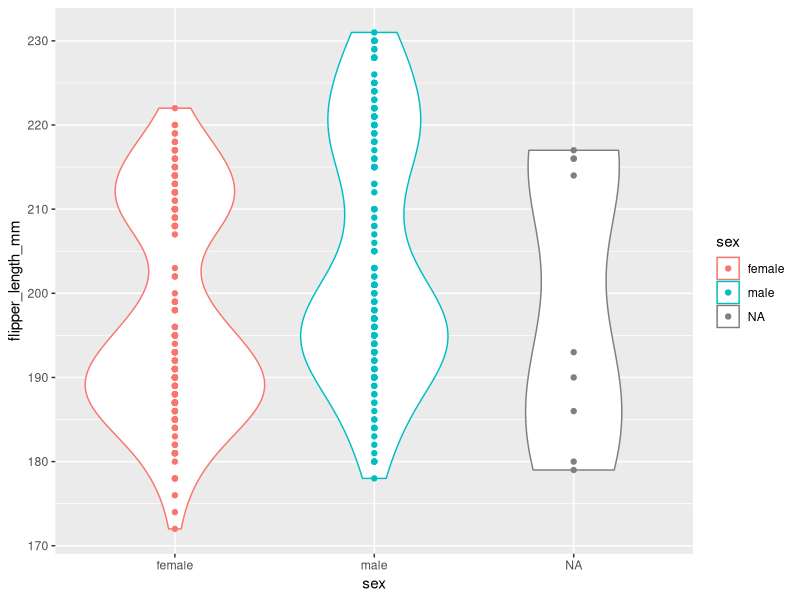
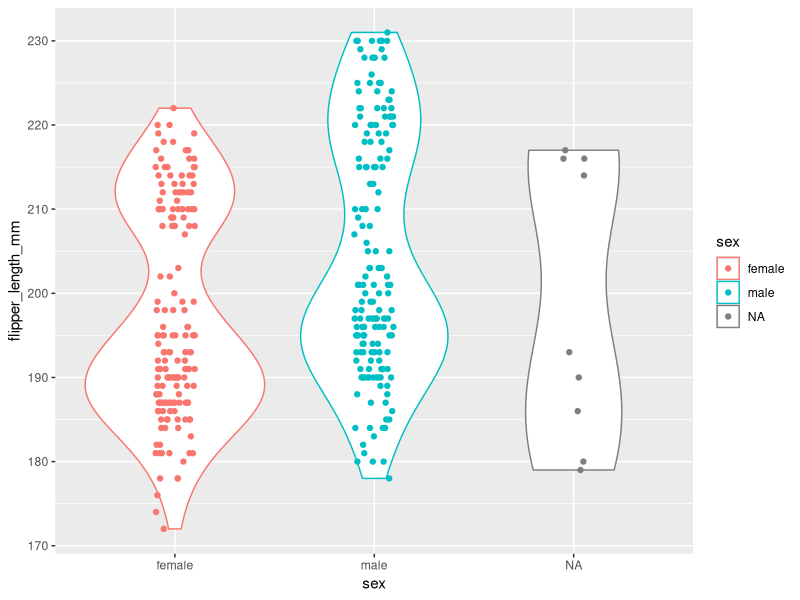
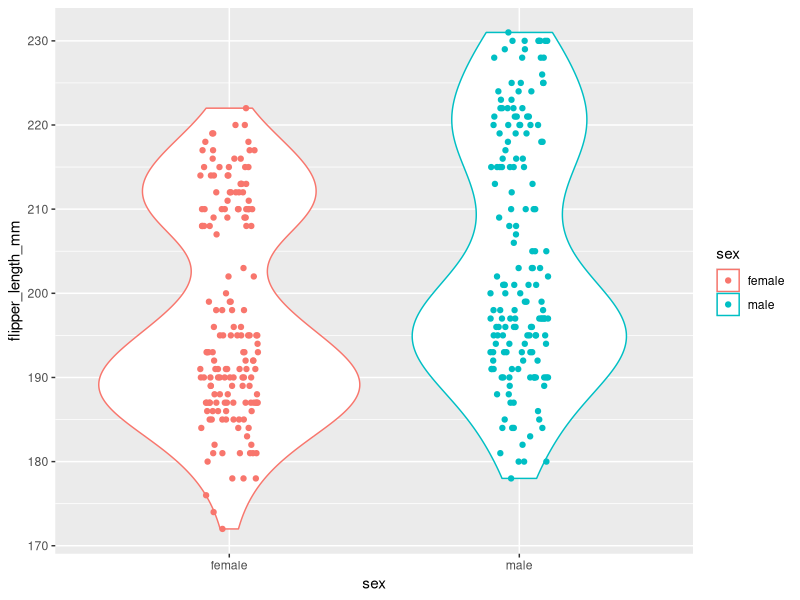
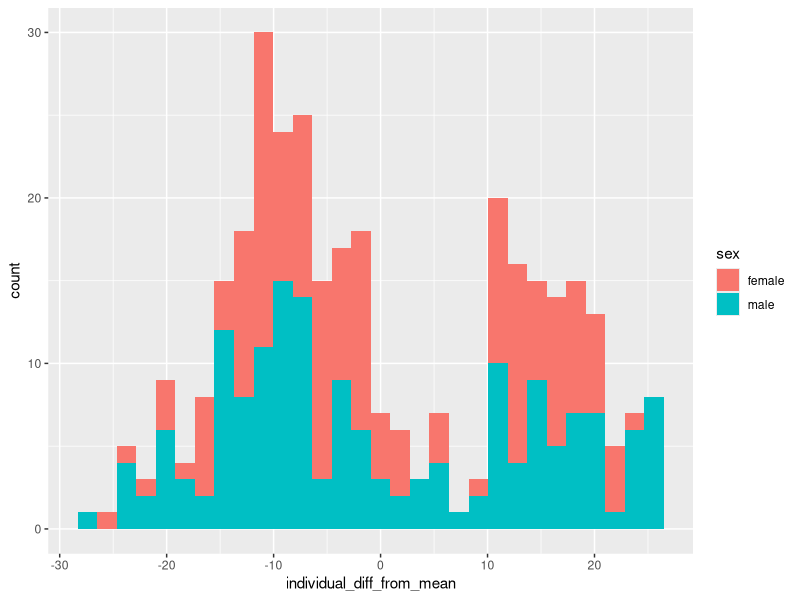
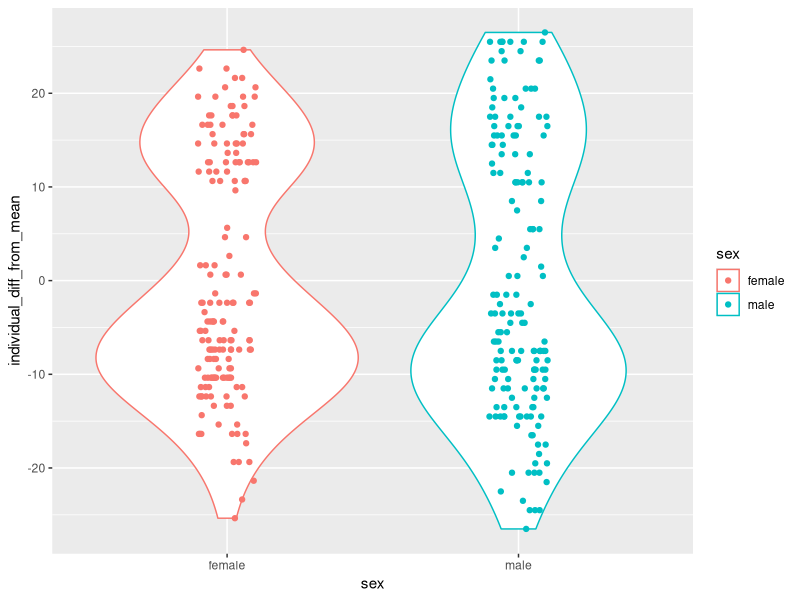
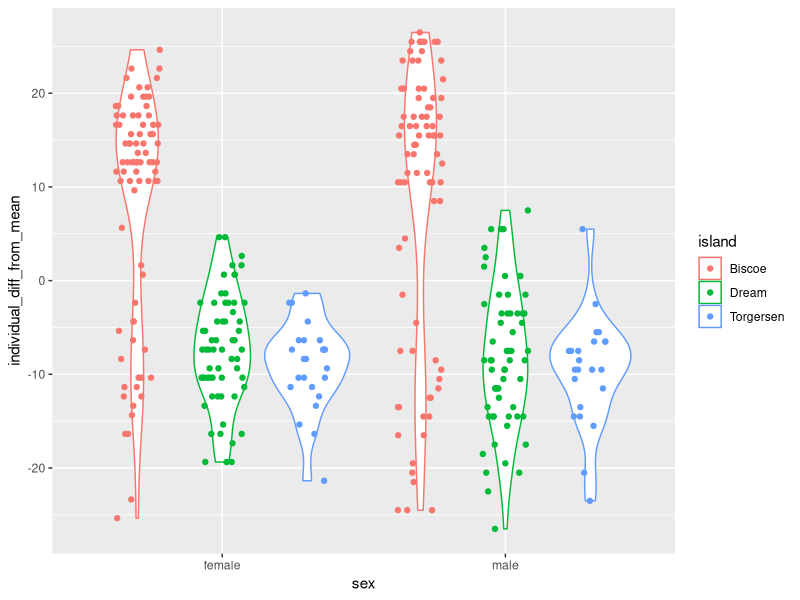
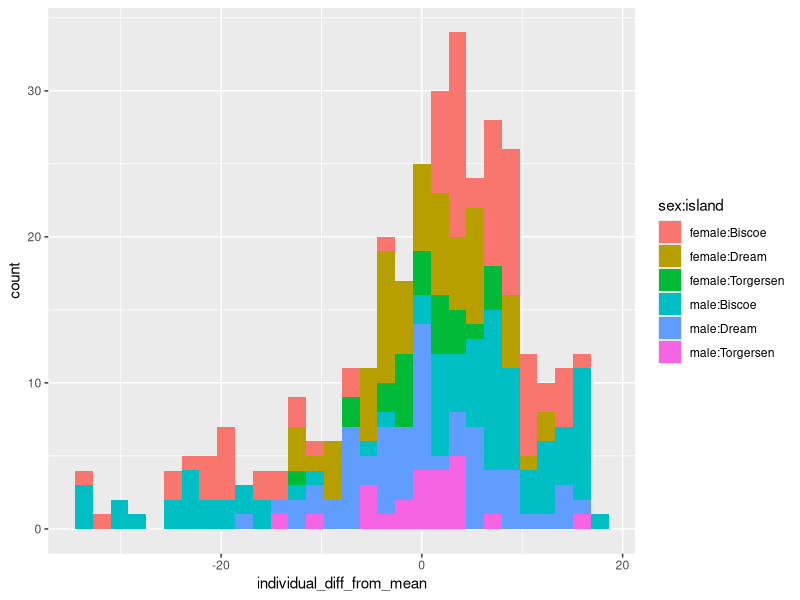
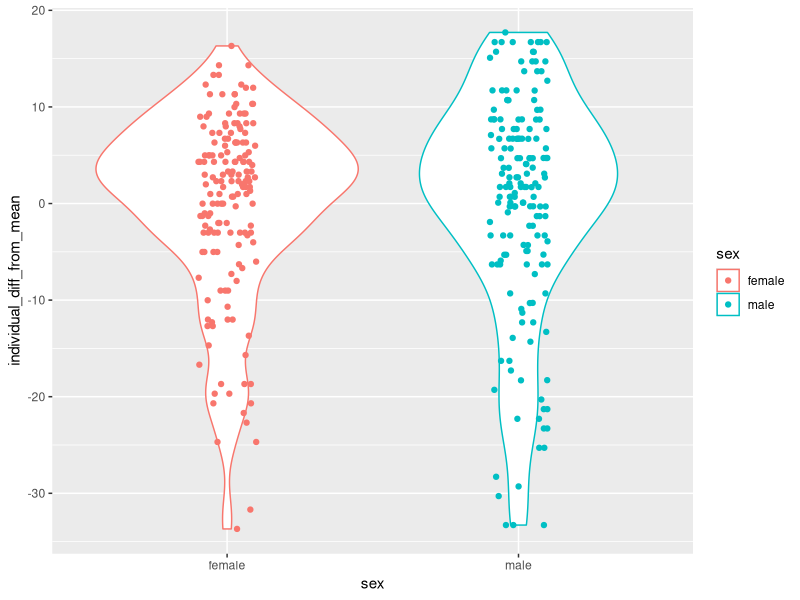

Here is the R script that generated these plots, in order:
# =====================================================================
# Module 1.4 Supplement: More Permutation
# =====================================================================

# Let's apply what we learned about permutations to another data set

# In this example, we will used the Palmer Penguins data set, 
# which can be loaded by calling the palmerpenguins package
library(palmerpenguins)

# We will also need the ggplot2 and tidyverse packages
library(ggplot2)
library(tidyverse)

# =====================================================================
# Data exploration
# =====================================================================

# The palmerpenguins package comes with a penguins data frame
# Data exploration
head(penguins)

# We will explore whether flipper length and is partially explained by sex

# Visualization of the data
ggplot(penguins, aes(x = sex, y = flipper_length_mm, color = sex)) + 
  geom_violin() +
  geom_point()

# Some of the points might be superimposed
# This is called "overplotting"
# We can solve this by slightly "jittering" the points 
# Using geom_jitter instead of geom_point
ggplot(penguins, aes(x = sex, y = flipper_length_mm, color = sex)) + 
  geom_violin() +
  geom_jitter(width = 0.1, height = 0)

# Remove NAs
sum(is.na(penguins$sex))
penguins_clean <- penguins[!is.na(penguins$sex), ]
# Alternative method:
# penguins_clean = penguins %>% filter(!is.na(sex))

# Visualization of the cleaned data
ggplot(penguins_clean, aes(x = sex, y = flipper_length_mm, color = sex)) + 
  geom_violin() +
  geom_jitter(width = 0.1, height = 0)

# =====================================================================
# Exploring the association between flipper length and sex
# =====================================================================

# Are there differences in flipper length between males and females? 
  
# To make code more readable, we can create an indicator variable
is_female <- penguins_clean$sex == "female"

# Compare the average flipper length across sexes
avg_female <- mean(penguins_clean$flipper_length_mm[is_female])
avg_male <- mean(penguins_clean$flipper_length_mm[!is_female])
diff_flipper_length <- avg_female - avg_male

# Print the outputs
print(paste("Flipper lenth difference between male and female is: ", diff_flipper_length))
print("Is is REAL?")

# To build intuition, let's look at the difference from the within group mean (residual)
# This represents the within group dispersion 
individual_diff_from_mean <- array(NA, nrow(penguins_clean))
individual_diff_from_mean[is_female] <- penguins_clean$flipper_length_mm[is_female] - avg_female
individual_diff_from_mean[!is_female] <- penguins_clean$flipper_length_mm[!is_female] - avg_male

# Add this new variable to the data_frame
penguins_clean_diff <- cbind(penguins_clean, individual_diff_from_mean)

# Visualization of the residuals
ggplot(penguins_clean_diff, aes(x = individual_diff_from_mean, fill = sex)) +
  geom_histogram()

# It looks like the distribution is bi-modal, but this pattern is not driven by sex
# This is also visible on a violin plot
ggplot(penguins_clean_diff, aes(x = sex, y = individual_diff_from_mean, color = sex)) +
  geom_violin() +
  geom_jitter(width = 0.1, height = 0)

# Let's look at how the data are distributed across islands
ggplot(penguins_clean_diff, aes(x = sex, y = individual_diff_from_mean, color = island)) +
  geom_violin() +
  geom_point(position = position_jitterdodge(dodge.width = 0.9))
# Explore why "dodging" is needed

# Ok, so it looks like we need to account for "island" effect
# Let's repeat the same procedure, including the island effect

# =====================================================================
# Adding an island effect
# =====================================================================

# Compare the average flipper length across sexes and islands
avg_by_sex_and_island <- penguins_clean %>% 
                            group_by(sex, island) %>% 
                            summarise(avg = mean(flipper_length_mm))

# Calculate the within group dispersion 
individual_diff_from_mean <- array(NA, nrow(penguins_clean))
for (i in seq(nrow(avg_by_sex_and_island))) {
  ix <- which(penguins_clean$sex == avg_by_sex_and_island$sex[i] &
             penguins_clean$island == avg_by_sex_and_island$island[i])
  individual_diff_from_mean[ix] <- penguins_clean$flipper_length_mm[ix] - avg_by_sex_and_island$avg[i] 
}

# Add this new variable to the data_frame
penguins_clean_diff <- cbind(penguins_clean, individual_diff_from_mean)

# Visualization of the residuals
ggplot(penguins_clean_diff, aes(x = individual_diff_from_mean, fill = sex:island)) + 
  geom_histogram()
ggplot(penguins_clean_diff, aes(x = sex, y = individual_diff_from_mean, color = sex)) + 
  geom_violin() +
  geom_jitter(width = 0.1, height = 0)
ggplot(penguins_clean_diff, aes(x = sex, y = individual_diff_from_mean, color = island)) + 
  geom_violin() +
  geom_point(position = position_jitterdodge(dodge.width = 0.9))

# Ok, so we cannot ignore the island effect...
# Let's calculate the difference between male and female within an island
avg_by_sex_and_island <- penguins_clean %>% 
                            group_by(sex, island) %>% 
                            summarise(avg = mean(flipper_length_mm))

diff_flipper_length <- mean(avg_by_sex_and_island$avg[avg_by_sex_and_island$sex == "female"] - 
                     avg_by_sex_and_island$avg[avg_by_sex_and_island$sex == "male"])

print(paste("Flipper lenth difference between male and female accounting for island is: ", diff_flipper_length))
print("Is is REAL?")

# Put that code in a function, we are going to use it lots of times. 
sex_diff = function(png) {
  avg_by_sex_and_island <- png %>% 
    group_by(sex, island) %>% 
    summarise(avg = mean(flipper_length_mm))
  
  diff_flipper_length <- mean(avg_by_sex_and_island$avg[avg_by_sex_and_island$sex == "female"] - 
                                avg_by_sex_and_island$avg[avg_by_sex_and_island$sex == "male"])
  return(diff_flipper_length)
}

# Bootstrapping 
iter <- 1000
boot_diff <- array(NA, iter)
for (i in seq(iter)) {
  smpl_ix <- sample(nrow(penguins_clean), replace = TRUE)
  # create sample from sample dataframe
  png_boot <- penguins_clean[smpl_ix, ]
  boot_diff[i] <- sex_diff(png_boot)
}

# Plot the results
ggplot(data.frame(flipper_difference = boot_diff), aes(x = flipper_difference)) + 
  geom_histogram()
